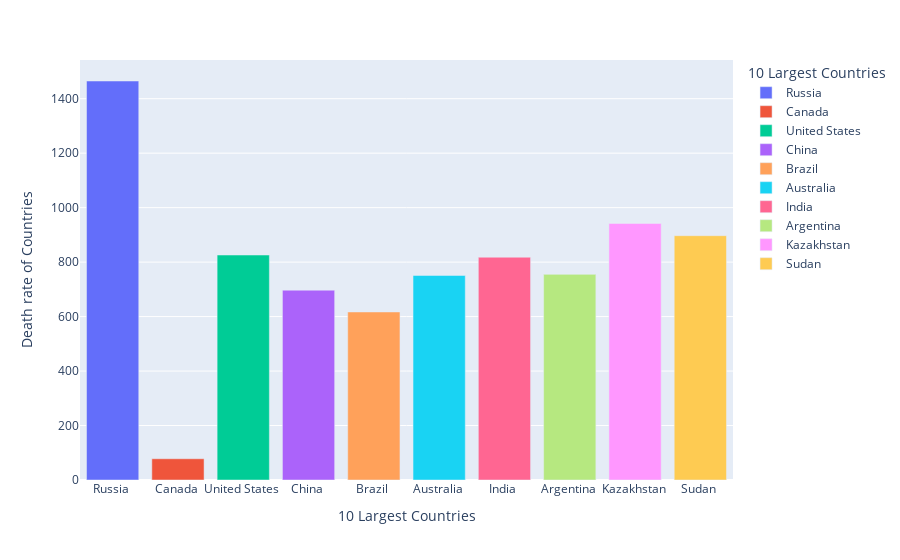

Write notebook code for a chart like this one.
### Code cell
fig=px.bar(df,x='country',y='deathrate',color='country',hover_data=['area','gdp_percapita'],labels={'deathrate':
          "Death rate of Countries",'country':"10 Largest Countries"})#LABELS CHANGE
fig.show()

### Figure 1 — Plotly figure (JSON) as saved in the notebook; plotly's stock layout.template omitted (floating-point values rounded to 4 significant figures)
{"data": [{"alignmentgroup": "True", "customdata": [[17075200, 8900]], "hovertemplate": "10 Largest Countries=%{x}<br>Death rate of Countries=%{y}<br>area=%{customdata[0]}<br>gdp_percapita=%{customdata[1]}<extra></extra>", "legendgroup": "Russia ", "marker": {"color": "#636efa", "pattern": {"shape": ""}}, "name": "Russia ", "offsetgroup": "Russia ", "orientation": "v", "showlegend": true, "textposition": "auto", "type": "bar", "x": ["Russia "], "xaxis": "x", "y": [1465], "yaxis": "y"}, {"alignmentgroup": "True", "customdata": [[9984670, 29800]], "hovertemplate": "10 Largest Countries=%{x}<br>Death rate of Countries=%{y}<br>area=%{customdata[0]}<br>gdp_percapita=%{customdata[1]}<extra></extra>", "legendgroup": "Canada ", "marker": {"color": "#EF553B", "pattern": {"shape": ""}}, "name": "Canada ", "offsetgroup": "Canada ", "orientation": "v", "showlegend": true, "textposition": "auto", "type": "bar", "x": ["Canada "], "xaxis": "x", "y": [78], "yaxis": "y"}, {"alignmentgroup": "True", "customdata": [[9631420, 37800]], "hovertemplate": "10 Largest Countries=%{x}<br>Death rate of Countries=%{y}<br>area=%{customdata[0]}<br>gdp_percapita=%{customdata[1]}<extra></extra>", "legendgroup": "United States ", "marker": {"color": "#00cc96", "pattern": {"shape": ""}}, "name": "United States ", "offsetgroup": "United States ", "orientation": "v", "showlegend": true, "textposition": "auto", "type": "bar", "x": ["United States "], "xaxis": "x", "y": [826], "yaxis": "y"}, {"alignmentgroup": "True", "customdata": [[9596960, 5000]], "hovertemplate": "10 Largest Countries=%{x}<br>Death rate of Countries=%{y}<br>area=%{customdata[0]}<br>gdp_percapita=%{customdata[1]}<extra></extra>", "legendgroup": "China ", "marker": {"color": "#ab63fa", "pattern": {"shape": ""}}, "name": "China ", "offsetgroup": "China ", "orientation": "v", "showlegend": true, "textposition": "auto", "type": "bar", "x": ["China "], "xaxis": "x", "y": [697], "yaxis": "y"}, {"alignmentgroup": "True", "customdata": [[8511965, 7600]], "hovertemplate": "10 Largest Countries=%{x}<br>Death rate of Countries=%{y}<br>area=%{customdata[0]}<br>gdp_percapita=%{customdata[1]}<extra></extra>", "legendgroup": "Brazil ", "marker": {"color": "#FFA15A", "pattern": {"shape": ""}}, "name": "Brazil ", "offsetgroup": "Brazil ", "orientation": "v", "showlegend": true, "textposition": "auto", "type": "bar", "x": ["Brazil "], "xaxis": "x", "y": [617], "yaxis": "y"}, {"alignmentgroup": "True", "customdata": [[7686850, 29000]], "hovertemplate": "10 Largest Countries=%{x}<br>Death rate of Countries=%{y}<br>area=%{customdata[0]}<br>gdp_percapita=%{customdata[1]}<extra></extra>", "legendgroup": "Australia ", "marker": {"color": "#19d3f3", "pattern": {"shape": ""}}, "name": "Australia ", "offsetgroup": "Australia ", "orientation": "v", "showlegend": true, "textposition": "auto", "type": "bar", "x": ["Australia "], "xaxis": "x", "y": [751], "yaxis": "y"}, {"alignmentgroup": "True", "customdata": [[3287590, 2900]], "hovertemplate": "10 Largest Countries=%{x}<br>Death rate of Countries=%{y}<br>area=%{customdata[0]}<br>gdp_percapita=%{customdata[1]}<extra></extra>", "legendgroup": "India ", "marker": {"color": "#FF6692", "pattern": {"shape": ""}}, "name": "India ", "offsetgroup": "India ", "orientation": "v", "showlegend": true, "textposition": "auto", "type": "bar", "x": ["India "], "xaxis": "x", "y": [818], "yaxis": "y"}, {"alignmentgroup": "True", "customdata": [[2766890, 11200]], "hovertemplate": "10 Largest Countries=%{x}<br>Death rate of Countries=%{y}<br>area=%{customdata[0]}<br>gdp_percapita=%{customdata[1]}<extra></extra>", "legendgroup": "Argentina ", "marker": {"color": "#B6E880", "pattern": {"shape": ""}}, "name": "Argentina ", "offsetgroup": "Argentina ", "orientation": "v", "showlegend": true, "textposition": "auto", "type": "bar", "x": ["Argentina "], "xaxis": "x", "y": [755], "yaxis": "y"}, {"alignmentgroup": "True", "customdata": [[2717300, 6300]], "hovertemplate": "10 Largest Countries=%{x}<br>Death rate of Countries=%{y}<br>area=%{customdata[0]}<br>gdp_percapita=%{customdata[1]}<extra></extra>", "legendgroup": "Kazakhstan ", "marker": {"color": "#FF97FF", "pattern": {"shape": ""}}, "name": "Kazakhstan ", "offsetgroup": "Kazakhstan ", "orientation": "v", "showlegend": true, "textposition": "auto", "type": "bar", "x": ["Kazakhstan "], "xaxis": "x", "y": [942], "yaxis": "y"}, {"alignmentgroup": "True", "customdata": [[2505810, 1900]], "hovertemplate": "10 Largest Countries=%{x}<br>Death rate of Countries=%{y}<br>area=%{customdata[0]}<br>gdp_percapita=%{customdata[1]}<extra></extra>", "legendgroup": "Sudan ", "marker": {"color": "#FECB52", "pattern": {"shape": ""}}, "name": "Sudan ", "offsetgroup": "Sudan ", "orientation": "v", "showlegend": true, "textposition": "auto", "type": "bar", "x": ["Sudan "], "xaxis": "x", "y": [897], "yaxis": "y"}], "layout": {"autosize": true, "barmode": "relative", "legend": {"title": {"text": "10 Largest Countries"}, "tracegroupgap": 0}, "margin": {"t": 60}, "xaxis": {"anchor": "y", "autorange": true, "categoryarray": ["Russia ", "Canada ", "United States ", "China ", "Brazil ", "Australia ", "India ", "Argentina ", "Kazakhstan ", "Sudan "], "categoryorder": "array", "domain": [0, 1], "range": [-0.5, 9.5], "title": {"text": "10 Largest Countries"}, "type": "category"}, "yaxis": {"anchor": "x", "autorange": true, "domain": [0, 1], "range": [0, 1542.0], "title": {"text": "Death rate of Countries"}, "type": "linear"}}}
